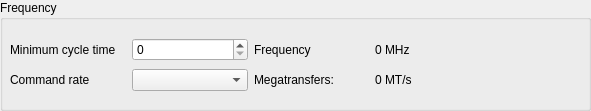
         <widget class="QGroupBox" name="groupBoxFrequency_XMP3">
          <property name="geometry">
           <rect>
            <x>10</x>
            <y>170</y>
            <width>591</width>
            <height>111</height>
           </rect>
          </property>
          <property name="title">
           <string>Frequency</string>
          </property>
          <widget class="QWidget" name="gridLayoutWidget_20">
           <property name="geometry">
            <rect>
             <x>10</x>
             <y>30</y>
             <width>481</width>
             <height>71</height>
            </rect>
           </property>
           <layout class="QGridLayout" name="gridLayoutFrequency_XMP3">
            <property name="verticalSpacing">
             <number>0</number>
            </property>
            <item row="0" column="1">
             <widget class="QSpinBox" name="spinMinCycleTime_XMP3">
              <property name="maximum">
               <number>65000</number>
              </property>
             </widget>
            </item>
            <item row="1" column="1">
             <widget class="QComboBox" name="cbCommandRate_XMP3"/>
            </item>
            <item row="1" column="0">
             <widget class="QLabel" name="lCommandRate_XMP3">
              <property name="text">
               <string>Command rate</string>
              </property>
             </widget>
            </item>
            <item row="0" column="0">
             <widget class="QLabel" name="lMinCycleTime_XMP3">
              <property name="text">
               <string>Minimum cycle time</string>
              </property>
             </widget>
            </item>
            <item row="0" column="3">
             <widget class="QLabel" name="lFrequencyValue_XMP3">
              <property name="text">
               <string>0 MHz</string>
              </property>
             </widget>
            </item>
            <item row="0" column="2">
             <widget class="QLabel" name="lFrequency_XMP3">
              <property name="text">
               <string>Frequency</string>
              </property>
             </widget>
            </item>
            <item row="1" column="2">
             <widget class="QLabel" name="labelMT_XMP3">
              <property name="text">
               <string>Megatransfers:</string>
              </property>
             </widget>
            </item>
            <item row="1" column="3">
             <widget class="QLabel" name="lMTValue_XMP3">
              <property name="text">
               <string>0 MT/s</string>
              </property>
             </widget>
            </item>
           </layout>
          </widget>
         </widget>
